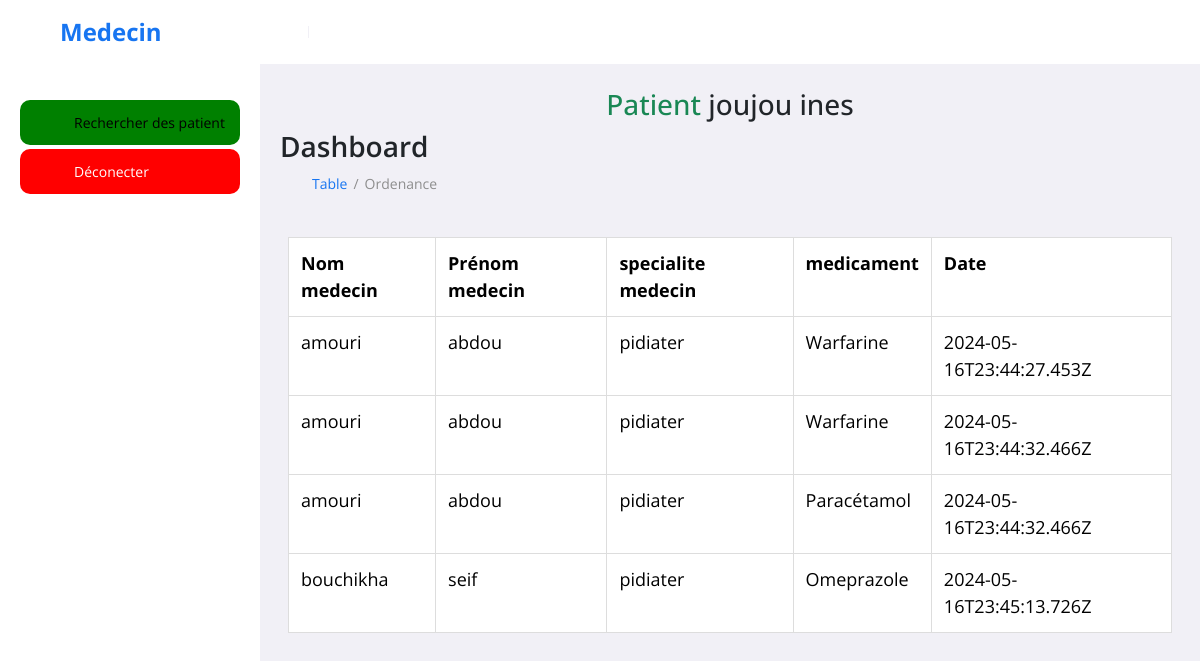
The app's page /tabl_pharm.php?patient_id=1 with its own data.
### tables this page shows
CREATE TABLE `patient` (
  `patient_id` int(191) NOT NULL,
  `nom_p` varchar(191) NOT NULL,
  `prenom_p` varchar(191) NOT NULL,
  `email` varchar(191) NOT NULL,
  `datedenaissance` date NOT NULL,
  `genre` varchar(191) NOT NULL,
  `telephone` varchar(191) NOT NULL,
  `motdepasse` varchar(191) NOT NULL
);

CREATE TABLE `medicament` (
  `idmed` int(191) NOT NULL,
  `nom_medicament` varchar(191) NOT NULL
);

CREATE TABLE `ordonnance` (
  `id_ordonnance` int(191) NOT NULL,
  `idmed` int(11) NOT NULL,
  `patient_id` int(11) NOT NULL,
  `id` int(11) NOT NULL,
  `date` varchar(50) NOT NULL
);

### tabl_pharm.php (the view, shortened to what this page needs)
<?php
$mysqli = new mysqli('localhost', 'root', '', 'site');
$patient_id = $_GET['patient_id'];
$query = "SELECT * FROM patient WHERE patient_id= $patient_id";
$result = mysqli_query($mysqli, $query);
if ($result && mysqli_num_rows($result) > 0) {
    $patient_data = mysqli_fetch_assoc($result);
} else {
    echo "Erreur: Impossible de récupérer les informations du patient.";
    exit;
}
?>
<!DOCTYPE html>
<!DOCTYPE html>
<html lang="en">
<head>
	<link rel="stylesheet" href="bootstrap.css">
</head>
<body>
<section id="sidebar">
		<a href="#" class="brand"><i class='bx  icon'></i> Medecin</a>
		<ul class="side-menu">
			<li><a style="background-color: green;" href="recherch.php" ><i class='bx  icon' ></i>Rechercher des patient</a></li>
			<li><a style="background-color: red;" href="Quitter.php" class="active"><i class='bx  icon' ></i> Déconecter</a></li>
		</ul>
	</section>
	<section id="content">
		<nav>
		</nav>
		<main>
		<div>
                    <h3 class="text-center"> <span class="text-success">Patient</span> <?php echo $patient_data['nom_p']; ?> <?php echo $patient_data['prenom_p']; ?> </h3>
                </div>
			<h1 class="title">Dashboard</h1>
			<ul class="breadcrumbs">
				<li><a href="#">Table</a></li>
				<li class="divider">/</li>
				<li><a href="#" class="active">Ordenance</a></li>
                <br><br>
				<div class="container">
			</ul>
			<div class="info-data m-2">
			<div style="overflow-x:auto;">
<table class="table center table-bordered" id="myTable">
<tr class="header">
        <th>Nom medecin</th>
        <th>Prénom medecin</th>
		<th>specialite medecin</th>
        <th>medicament</th>
        <th>Date</th>
  </tr>
  <tbody>
    <?php
									$pana = mysqli_query($mysqli, "SELECT v.* ,w.* FROM `ordonnance` v JOIN `médecin` w  ON v.id  =  w.id WHERE v.patient_id = '$patient_id' ");
									while ($row = mysqli_fetch_assoc($pana)){
										$id_a = $row['idmed'] ;
										$didou = mysqli_query($mysqli, "SELECT * FROM medicament WHERE medicament.idmed = '$id_a'");
										while ($k = mysqli_fetch_assoc($didou)){
										echo '<tr>';
										echo '<td>'.$row['nom'].'</td>';
										echo '<td>'.$row['prenom'].'</td>';
										echo '<td>'.$row['specialite'].'</td>';
										echo '<td>'.$k['nom_medicament'].'</td>';
										echo '<td>'.$row['date'].'</td>';
										echo '</tr>';
                                        }
                                }
                                ?>
    </tbody>
  </table>
  </div>
  </div>
		</main>

### tabl_pharm.php (style rules this page uses)
* { font-family: 'Open Sans', sans-serif; margin: 0; padding: 0; box-sizing: border-box; }
:root { --grey: #F1F0F6; --dark-grey: #8D8D8D; --light: #fff; --dark: #000; --green: #81D43A; --light-green: #E3FFCB; --blue: #1775F1; --light-blue: #D0E4FF; --dark-blue: #0C5FCD; --red: #FC3B56; }
html { overflow-x: hidden; }
body { background: var(--grey); overflow-x: hidden; }
a { text-decoration: none; }
li { list-style: none; }
#sidebar { position: fixed; max-width: 260px; width: 100%; background: var(--light); top: 0; left: 0; height: 100%; overflow-y: auto; scrollbar-width: none; transition: all .3s ease; z-index: 200; }
#sidebar .brand { font-size: 24px; display: flex; align-items: center; height: 64px; font-weight: 700; color: var(--blue); position: sticky; top: 0; left: 0; z-index: 100; background: var(--light); transition: all .3s ease; padding: 0 6px; }
#sidebar .side-menu { margin: 36px 0; padding: 0 20px; transition: all .3s ease; }
#sidebar .side-menu a { display: flex; align-items: center; font-size: 14px; color: var(--dark); padding: 12px 16px 12px 0; transition: all .3s ease; border-radius: 10px; margin: 4px 0; white-space: nowrap; }
#sidebar .side-menu > li > a.active, #sidebar .side-menu > li > a.active:hover { background: var(--blue); color: var(--light); }
#content { position: relative; width: calc(100% - 260px); left: 260px; transition: all .3s ease; }
nav { background: var(--light); height: 64px; padding: 0 20px; display: flex; align-items: center; grid-gap: 28px; position: sticky; top: 0; left: 0; z-index: 100; }
main { width: 100%; padding: 24px 20px 20px 20px; }
main .title { font-size: 28px; font-weight: 600; margin-bottom: 10px; }
main .breadcrumbs { display: flex; grid-gap: 6px; }
main .breadcrumbs li, main .breadcrumbs li a { font-size: 14px; }
main .breadcrumbs li a { color: var(--blue); }
main .breadcrumbs li a.active, main .breadcrumbs li.divider { color: var(--dark-grey); pointer-events: none; }
main .info-data { margin-top: 36px; display: grid; grid-template-columns: repeat(auto-fit, minmax(240px, 1fr)); grid-gap: 20px; }
#myTable { border-collapse: collapse; width: 100%; border: 1px solid #ddd; font-size: 18px; }
#myTable th, #myTable td { text-align: left; padding: 12px; }
#myTable tr { border-bottom: 1px solid #ddd; }
#myTable tr.header, #myTable tr:hover { background-color: #f1f1f1; }

### records on screen
patient: nom_p "joujou", prenom_p "ines"
ordonnance: date "2024-05-16T23:44:27.453Z"
medicament: nom_medicament "Warfarine"
médecin: nom "amouri", prenom "abdou", specialite "pidiater"
ordonnance: date "2024-05-16T23:44:32.466Z"
ordonnance: date "2024-05-16T23:44:32.466Z"
medicament: nom_medicament "Paracétamol"
ordonnance: date "2024-05-16T23:45:13.726Z"
medicament: nom_medicament "Omeprazole"
médecin: nom "bouchikha", prenom "seif", specialite "pidiater"
